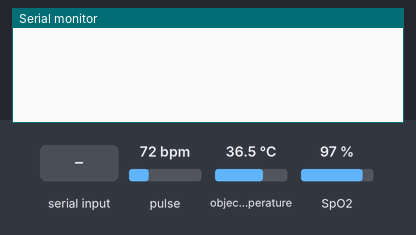
Bench run of a sketch on a simulated Arduino Uno, built with avr-gcc and run on an emulated ATmega328P. Parts: the last lines printed to the serial monitor. Inputs (shaded band) come from the test bench; at power-on: pulse 72 bpm, object temperature 36.5 °C, SpO2 97 %.

Above: at 2.2 s.
2.3 s: "4\n" received over Serial
At 5.2 s:
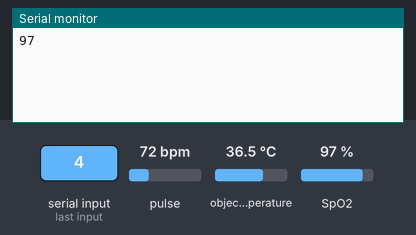
5.3 s: "5\n" received over Serial
At 8.8 s:
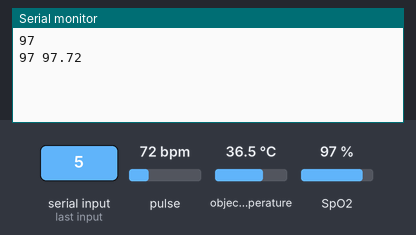

The sketch:

ir_temp.ino
```cpp
#include <Wire.h>
#include <Adafruit_MLX90614.h>
#include "MAX30105.h"
#include "spo2_algorithm.h"


Adafruit_MLX90614 mlx = Adafruit_MLX90614();
MAX30105 particleSensor;

#if defined(__AVR_ATmega328P__) || defined(__AVR_ATmega168__)
//Arduino Uno doesn't have enough SRAM to store 50 samples of IR led data and red led data in 32-bit format
//To solve this problem, 16-bit MSB of the sampled data will be truncated. Samples become 16-bit data.
uint16_t irBuffer[50]; //infrared LED sensor data
uint16_t redBuffer[50];  //red LED sensor data
#else
uint32_t irBuffer[50]; //infrared LED sensor data
uint32_t redBuffer[50];  //red LED sensor data
#endif

int32_t heartRate; //heart rate value
int8_t validHeartRate;

int32_t spo2; //SPO2 value
int8_t validSPO2; //indicator to show if the SPO2 calculation is valid


boolean newData = false;
char receivedChar;

void setup(){
  Serial.begin(9600);
  //Serial.println("Adafruit MLX90614 Test");
  if (!particleSensor.begin(Wire, I2C_SPEED_FAST)) //Use default I2C port, 400kHz speed
  {
    Serial.println(F("MAX30105 was not found. Please check wiring/power."));
    while (1);
  }

  particleSensor.setup(55, 4, 2, 200, 411, 4096); //Configure sensor with these settings

  if(!mlx.begin())
  {
    Serial.println(F("MLX90614 was not found. Please check wiring/power."));
    while(1);
  }
//
   for (byte i = 0 ; i < 50 ; i++)
   {
    while (particleSensor.available() == false) //do we have new data?
      particleSensor.check(); //Check the sensor for new data

    redBuffer[i] = particleSensor.getRed();
    irBuffer[i] = particleSensor.getIR();
    particleSensor.nextSample(); //We're finished with this sample so move to next sample
   }
   maxim_heart_rate_and_oxygen_saturation(irBuffer, 50, redBuffer, &spo2, &validSPO2, &heartRate, &validHeartRate);
}

void get_spo2(){
  for (byte i = 25; i < 50; i++)
    {
      redBuffer[i - 25] = redBuffer[i];
      irBuffer[i - 25] = irBuffer[i];
    }

    //take 25 sets of samples before calculating the heart rate.
    for (byte i = 25; i < 50; i++)
    {
      while (particleSensor.available() == false) //do we have new data?
        particleSensor.check(); //Check the sensor for new data

      redBuffer[i] = particleSensor.getRed();
      irBuffer[i] = particleSensor.getIR();
      particleSensor.nextSample(); //We're finished with this sample so move to next sample
      delay(100);
    }


    if(!validSPO2){
      //Serial.println("SPO2 not valid. Trying again...");
      maxim_heart_rate_and_oxygen_saturation(irBuffer, 50, redBuffer, &spo2, &validSPO2, &heartRate, &validHeartRate);
      get_spo2();
    }else{
      //Serial.print(F("SPO2 = "));
      Serial.println(spo2, DEC);
      maxim_heart_rate_and_oxygen_saturation(irBuffer, 50, redBuffer, &spo2, &validSPO2, &heartRate, &validHeartRate);
    }
}

void obj_tempF(){
   double sum_temp = 0;
    for(int i = 0; i < 5; i++) {
        sum_temp += mlx.readObjectTempF();
        delay(1000);
    }
    Serial.println(sum_temp/5);
}

void amb_tempF(){
   double sum_temp = 0;
    for(int i = 0; i < 5; i++) {
        sum_temp += mlx.readAmbientTempF();
        delay(1000);
    }
    Serial.println(sum_temp/5);
}

void amb_tempC(){
   double sum_temp = 0;
    for(int i = 0; i < 5; i++) {
        sum_temp += mlx.readAmbientTempC();
        delay(1000);
    }
    Serial.println(sum_temp/5);
}

void obj_tempC(){
   double sum_temp = 0;
    for(int i = 0; i < 5; i++) {
        sum_temp += mlx.readObjectTempC();
        delay(1000);
    }
    Serial.println(sum_temp/5);
}

void spo2_objtempF(){
  double sum_temp = 0;
  for (byte i = 25; i < 50; i++)
    {
      redBuffer[i - 25] = redBuffer[i];
      irBuffer[i - 25] = irBuffer[i];
    }

    //take 25 sets of samples before calculating the heart rate.
    for (byte i = 25; i < 50; i++)
    {
      while (particleSensor.available() == false) //do we have new data?
        particleSensor.check(); //Check the sensor for new data

      redBuffer[i] = particleSensor.getRed();
      irBuffer[i] = particleSensor.getIR();
      particleSensor.nextSample(); //We're finished with this sample so move to next sample
      sum_temp += mlx.readObjectTempF();
      delay(100);
    }

    if(!validSPO2){
      //Serial.println("SPO2 not valid. Trying again...");
      maxim_heart_rate_and_oxygen_saturation(irBuffer, 50, redBuffer, &spo2, &validSPO2, &heartRate, &validHeartRate);
      spo2_objtempF();
    }else{

      //Serial.print(F("SPO2 = "));
      Serial.print(spo2,DEC);
      Serial.print(" ");
      Serial.println(sum_temp/25);
      maxim_heart_rate_and_oxygen_saturation(irBuffer, 50, redBuffer, &spo2, &validSPO2, &heartRate, &validHeartRate);

    }
}

void loop() {
    if (Serial.available() > 0) {
        int recv = (Serial.read() - '0');
            switch (recv) {
                case 0:  amb_tempC();break;
                case 1:  obj_tempC();break;
                case 2:  amb_tempF();break;
                case 3:  obj_tempF();break;
                case 4:  get_spo2(); break;
                case 5:  spo2_objtempF(); break;
                default: break;
            }
        }
  }


//
//#include <Wire.h> //include Wire.h library
//
//void setup()
//{
//  Wire.begin(); // Wire communication begin
//  Serial.begin(9600); // The baudrate of Serial monitor is set in 9600
//  while (!Serial); // Waiting for Serial Monitor
//  Serial.println("\nI2C Scanner");
//}
//
//void loop()
//{
//  byte error, address; //variable for error and I2C address
//  int nDevices;
//
//  Serial.println("Scanning...");
//
//  nDevices = 0;
//  for (address = 1; address < 127; address++ )
//  {
//    // The i2c_scanner uses the return value of
//    // the Write.endTransmisstion to see if
//    // a device did acknowledge to the address.
//    Wire.beginTransmission(address);
//    error = Wire.endTransmission();
//
//    if (error == 0)
//    {
//      Serial.print("I2C device found at address 0x");
//      if (address < 16)
//        Serial.print("0");
//      Serial.print(address, HEX);
//      Serial.println("  !");
//      nDevices++;
//    }
//    else if (error == 4)
//    {
//      Serial.print("Unknown error at address 0x");
//      if (address < 16)
//        Serial.print("0");
//      Serial.println(address, HEX);
//    }
//  }
//  if (nDevices == 0)
//    Serial.println("No I2C devices found\n");
//  else
//    Serial.println("done\n");
//
//  delay(5000); // wait 5 seconds for the next I2C scan
//}
```

Measured:
- after the input at 2.3 s, the serial monitor: prints a new line after 2.8 s (image 1)
- after the input at 5.3 s, the serial monitor: prints a new line after 2.8 s (image 2)
